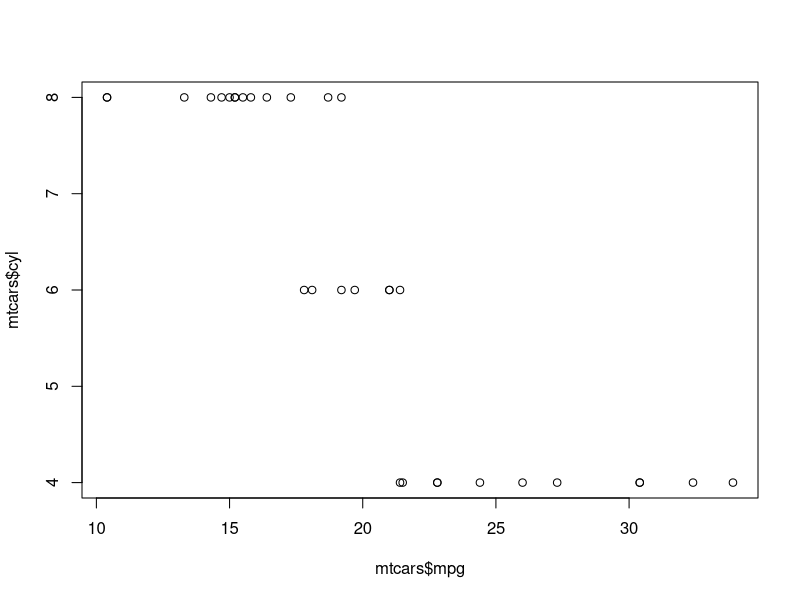
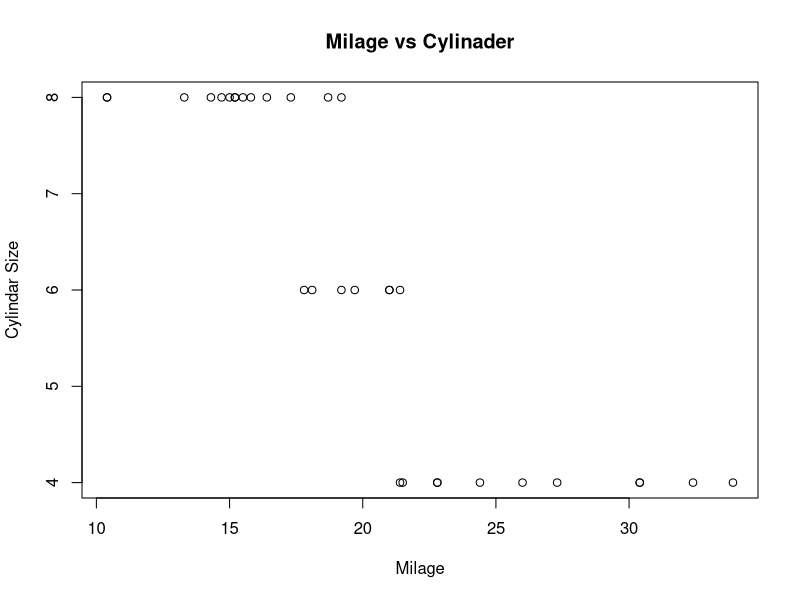
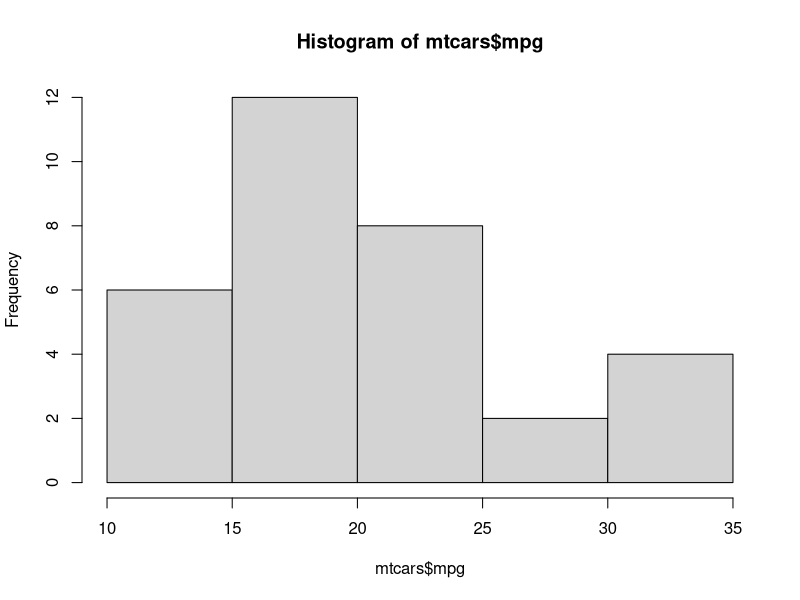

Write R code to recreate these figures, in order. (Note: this script raises an error after producing the figures.)
print("Hello World")
data("mtcars")
head(mtcars)
tail(mtcars)
nrow(mtcars)
ncol(mtcars)
dim(mtcars)

summary(mtcars)
# this is a comment
# $ is used to select varaible
mtcars$disp

summary(mtcars$disp)
?summary

# quantile
quantile(mtcars$mpg, 0.45)

rownames(mtcars)
# mtcars()
# plot
# xlab = xlabel
# ylab = ylabel
# main = Plot title
plot(mtcars$mpg, mtcars$cyl)
plot(mtcars$mpg, mtcars$cyl,
     xlab = "Milage",
     ylab = "Cylindar Size",
     main= "Milage vs Cylinader")
hist(mtcars$mpg)

# install via code
install.packages("ggplot2")
# loading pacakges
library(ggplot2)
# library(abcd)

setRepositories(addURLs =
                    c(CRANxtras = "https://ftp.fau.de/cran/"))


ggplot(mtcars, aes(mpg, wt))+geom_point()+
    theme_classic()
